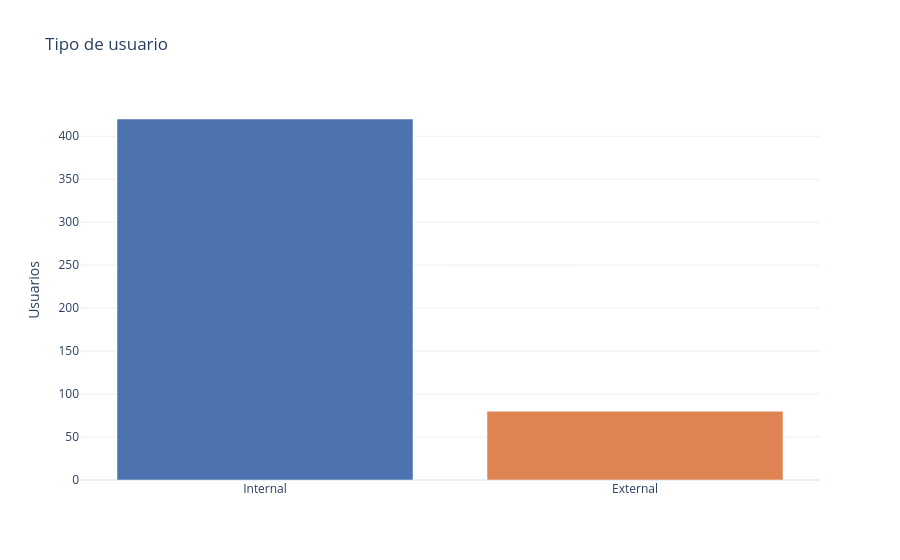
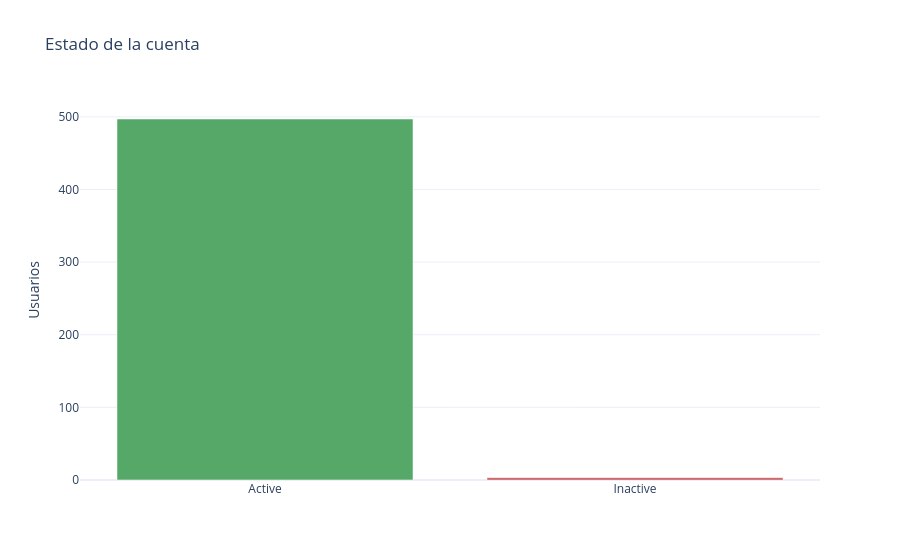
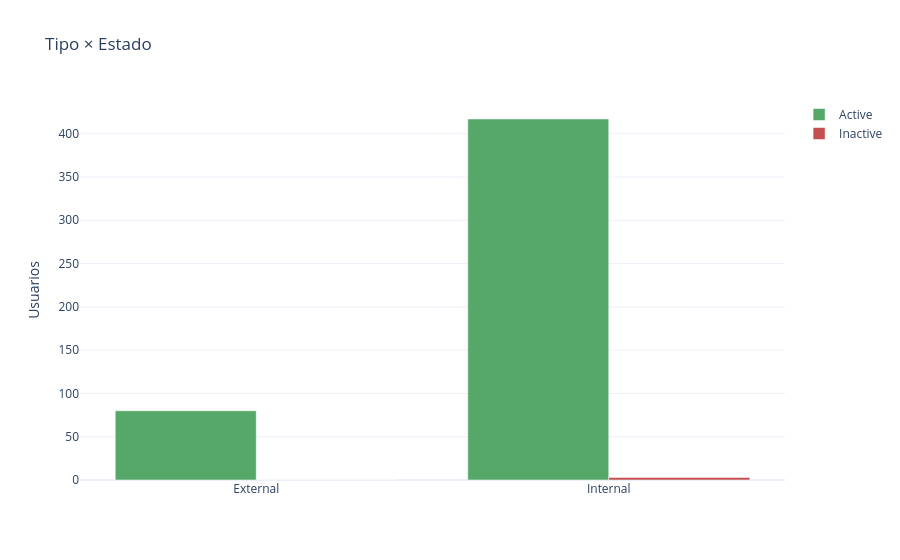

Write notebook code for charts like these, in order.
### Markdown cell above
### 2.1 Tipo de usuario y estado

### Code cell
# Tipo de usuario
fig = px.bar(users["user_type"].value_counts().reset_index(), x="user_type", y="count",
             title="Tipo de usuario", color="user_type",
             color_discrete_sequence=TYPE_COLORS, template="plotly_white")
fig.update_layout(showlegend=False, xaxis_title="", yaxis_title="Usuarios"); fig.show()

# Estado de la cuenta
fig = px.bar(users["status"].value_counts().reset_index(), x="status", y="count",
             title="Estado de la cuenta", color="status",
             color_discrete_sequence=["#55A868", "#C44E52"], template="plotly_white")
fig.update_layout(showlegend=False, xaxis_title="", yaxis_title="Usuarios"); fig.show()

# Tipo × Estado
ct = (pd.crosstab(users["user_type"], users["status"]).reset_index()
        .melt(id_vars="user_type", var_name="status", value_name="count"))
fig = px.bar(ct, x="user_type", y="count", color="status", barmode="group",
             title="Tipo × Estado", color_discrete_map={"Active": "#55A868", "Inactive": "#C44E52"},
             template="plotly_white")
fig.update_layout(xaxis_title="", yaxis_title="Usuarios", legend_title=""); fig.show()

print(pd.crosstab(users["user_type"], users["status"], margins=True))

### Figure 1 — Plotly figure (JSON) as saved in the notebook; plotly's stock layout.template omitted (floating-point values rounded to 4 significant figures)
{"data": [{"hovertemplate": "user_type=%{x}<br>count=%{y}<extra></extra>", "legendgroup": "Internal", "marker": {"color": "#4C72B0", "pattern": {"shape": ""}}, "name": "Internal", "orientation": "v", "showlegend": true, "textposition": "auto", "type": "bar", "x": ["Internal"], "xaxis": "x", "y": [420], "yaxis": "y"}, {"hovertemplate": "user_type=%{x}<br>count=%{y}<extra></extra>", "legendgroup": "External", "marker": {"color": "#DD8452", "pattern": {"shape": ""}}, "name": "External", "orientation": "v", "showlegend": true, "textposition": "auto", "type": "bar", "x": ["External"], "xaxis": "x", "y": [80], "yaxis": "y"}], "layout": {"barmode": "relative", "legend": {"title": {"text": "user_type"}, "tracegroupgap": 0}, "showlegend": false, "title": {"text": "Tipo de usuario"}, "xaxis": {"anchor": "y", "categoryarray": ["Internal", "External"], "categoryorder": "array", "domain": [0.0, 1.0], "title": {"text": ""}}, "yaxis": {"anchor": "x", "domain": [0.0, 1.0], "title": {"text": "Usuarios"}}}}

### Figure 2 — Plotly figure (JSON) as saved in the notebook; plotly's stock layout.template omitted (floating-point values rounded to 4 significant figures)
{"data": [{"hovertemplate": "status=%{x}<br>count=%{y}<extra></extra>", "legendgroup": "Active", "marker": {"color": "#55A868", "pattern": {"shape": ""}}, "name": "Active", "orientation": "v", "showlegend": true, "textposition": "auto", "type": "bar", "x": ["Active"], "xaxis": "x", "y": [497], "yaxis": "y"}, {"hovertemplate": "status=%{x}<br>count=%{y}<extra></extra>", "legendgroup": "Inactive", "marker": {"color": "#C44E52", "pattern": {"shape": ""}}, "name": "Inactive", "orientation": "v", "showlegend": true, "textposition": "auto", "type": "bar", "x": ["Inactive"], "xaxis": "x", "y": [3], "yaxis": "y"}], "layout": {"barmode": "relative", "legend": {"title": {"text": "status"}, "tracegroupgap": 0}, "showlegend": false, "title": {"text": "Estado de la cuenta"}, "xaxis": {"anchor": "y", "categoryarray": ["Active", "Inactive"], "categoryorder": "array", "domain": [0.0, 1.0], "title": {"text": ""}}, "yaxis": {"anchor": "x", "domain": [0.0, 1.0], "title": {"text": "Usuarios"}}}}

### Figure 3 — Plotly figure (JSON) as saved in the notebook; plotly's stock layout.template omitted (floating-point values rounded to 4 significant figures)
{"data": [{"alignmentgroup": "True", "hovertemplate": "status=Active<br>user_type=%{x}<br>count=%{y}<extra></extra>", "legendgroup": "Active", "marker": {"color": "#55A868", "pattern": {"shape": ""}}, "name": "Active", "offsetgroup": "Active", "orientation": "v", "showlegend": true, "textposition": "auto", "type": "bar", "x": ["External", "Internal"], "xaxis": "x", "y": [80, 417], "yaxis": "y"}, {"alignmentgroup": "True", "hovertemplate": "status=Inactive<br>user_type=%{x}<br>count=%{y}<extra></extra>", "legendgroup": "Inactive", "marker": {"color": "#C44E52", "pattern": {"shape": ""}}, "name": "Inactive", "offsetgroup": "Inactive", "orientation": "v", "showlegend": true, "textposition": "auto", "type": "bar", "x": ["External", "Internal"], "xaxis": "x", "y": [0, 3], "yaxis": "y"}], "layout": {"barmode": "group", "legend": {"title": {"text": ""}, "tracegroupgap": 0}, "title": {"text": "Tipo × Estado"}, "xaxis": {"anchor": "y", "domain": [0.0, 1.0], "title": {"text": ""}}, "yaxis": {"anchor": "x", "domain": [0.0, 1.0], "title": {"text": "Usuarios"}}}}
